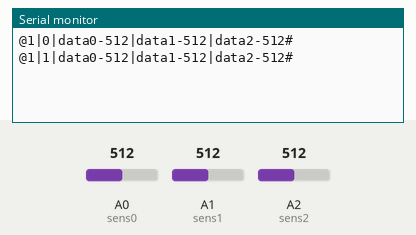
This sketch was run on a simulated Arduino Uno, built with avr-gcc and run on an emulated ATmega328P. Shown: the last lines printed to the serial monitor. Inputs (shaded band) come from the test bench; at power-on: A0 (sens0) = 512, A1 (sens1) = 512, A2 (sens2) = 512.

Above: at 5.8 s.
5.9 s: A0 (sens0) set to 716
At 11.3 s:
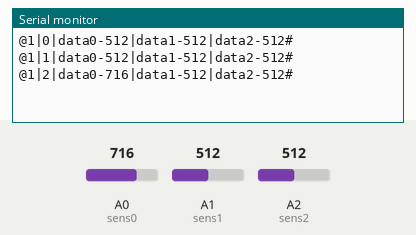
11.9 s: A1 (sens1) set to 716
At 16.4 s:
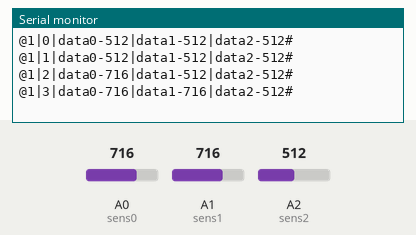
17.9 s: A2 (sens2) set to 716
At 21.4 s:
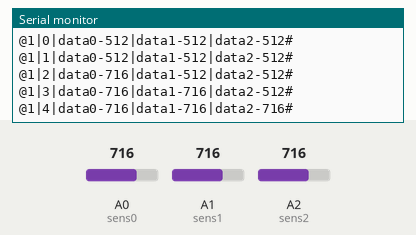
23.9 s: A0 (sens0) set to 900
At 26.4 s:
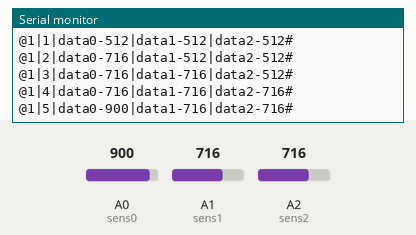
29.9 s: A1 (sens1) set to 900
At 31.5 s:
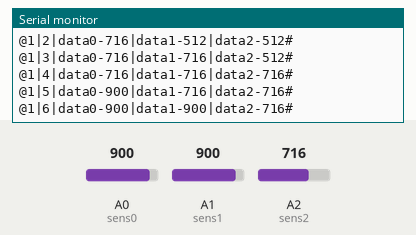
35.9 s: A2 (sens2) set to 900
At 40.4 s:
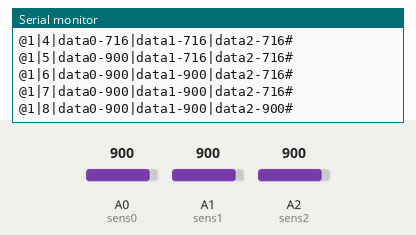
Timing chart, 0 to 41.9 s (numbered marks = the images above; inputs shaded):
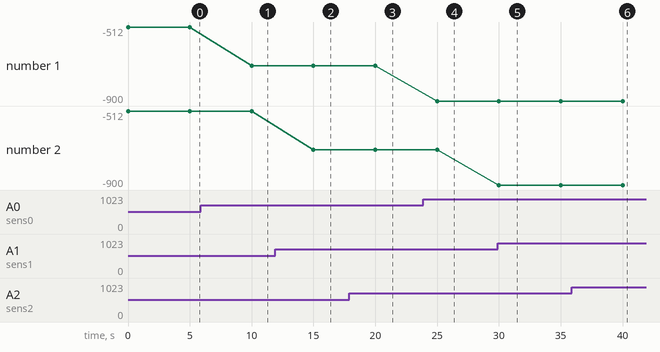

Measured:
- after the input at 5.9 s, the serial monitor: prints a new line after 4.1 s (image 1)
- after the input at 11.9 s, the serial monitor: prints a new line after 3.1 s (image 2)
- after the input at 17.9 s, the serial monitor: prints a new line after 2.1 s (image 3)
- after the input at 23.9 s, the serial monitor: prints a new line after 1.1 s (image 4)
- after the input at 29.9 s, the serial monitor: prints a new line after 0.11 s (image 5)
- after the input at 35.9 s, the serial monitor: prints a new line after 4.1 s (image 6)
- plotted number 1: -512 → -716 after the input at 5.9 s, -716 → -900 after the input at 23.9 s

The sketch:

mote.ino
```cpp
// (licence header left out)
   // variables declaration
   //sensors
   int sens0 = 0;    // Light sensor
   int sens1 = 1;    // Humidity sensor
   int sens2 = 2;    // Temperature sensor

   //aux var
   int val0 = 0;
   int val1 = 0;
   int val2 = 0;

   int count = 0;

   void setup(){
   Serial.begin(19200);    // starts the serial port
   }

   // function to send data

   void sendData(int id,int num, int data0,int data1,int data2){

   Serial.print("@");
   Serial.print(id);
   Serial.print("|");

   Serial.print(num);

   Serial.print("|data0-");
   Serial.print(data0);

   Serial.print("|data1-");
   Serial.print(data1);

   Serial.print("|data2-");
   Serial.print(data2);

   Serial.println("#\r");      // end of message
   }

   void loop(){
   while (count <= 10000){
      val0 = analogRead(sens0);
      val1 = analogRead(sens1);
      val2 = analogRead(sens2);
      //val2 = (analogRead(sens2) * 5 / 1024) / 0.01;

      sendData(1,count, val0,val1,val2);

      delay(5000);
      count++;
      }

   count = 0;

   }
```
